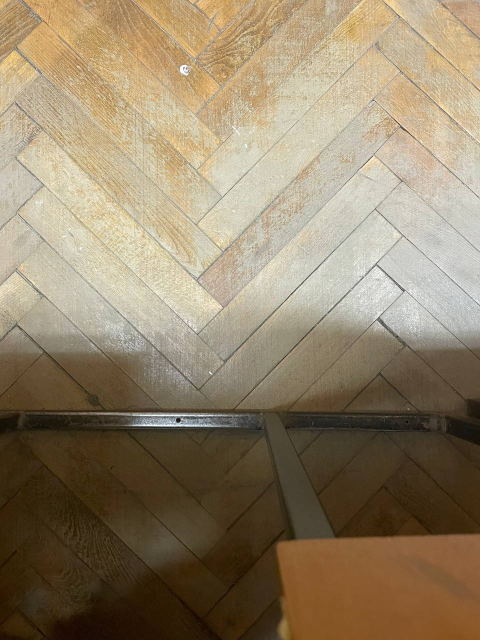
#> input picture photos/map.png, 960 x 1280 px, found by its file name (shown at 1/2 size)
$ python simulation.py
#> lines starting #> are read from the running program, lines starting #| are printed output that depends on the picture; after the words box and inside, x2 and y2 are one past the last pixel; in counts of white or black regions, pixels touching at a corner belong together
# visual_simulation.py
import cv2
import numpy as np
import math
import time
import config

class VisualLaserSimulation:
    def __init__(self, map_path, drone_image_path):
        self.map_img = cv2.imread(map_path)
        self.drone_img = cv2.imread(drone_image_path)

        if self.map_img is None:
            raise FileNotFoundError(f"Карта не найдена: {map_path}")
        if self.drone_img is None:
            raise FileNotFoundError(f"Фото дрона не найдено: {drone_image_path}")

        self.map_h, self.map_w = self.map_img.shape[:2]
        self.drone_h, self.drone_w = self.drone_img.shape[:2]

        self.drone_x = self.map_w // 2
        self.drone_y = self.map_h // 2
        self.altitude = 50.0
        self.yaw = 0.0

        self.targets = []
        self.trajectory = []
        self.dragging = False
        self.show_fov = True
        self.paused = False

    def create_window(self):
        self.window = "Laser Triangulation Demo"
        cv2.namedWindow(self.window, cv2.WINDOW_NORMAL)
        cv2.resizeWindow(self.window, 1200, 800)
        cv2.setMouseCallback(self.window, self._mouse)

        print("\n" + "="*60)
        print("  УПРАВЛЕНИЕ СИМУЛЯЦИЕЙ")
        print("="*60)
        print("  МЫШЬ:")
        print("    ЛКМ + тянуть  — перемещать дрон")
        print("    ПКМ          — поставить цель")
        print("    Колёсико     — изменить высоту")
        print("  КЛАВИШИ:")
        print("    W/A/S/D      — движение дрона")
        print("    Q/E          — поворот дрона")
        print("    F            — поле зрения вкл/выкл")
        print("    R            — авто-движение к цели")
        print("    C            — очистить всё")
        print("    ESC          — выход")
        print("="*60 + "\n")

    def _mouse(self, event, x, y, flags, param):
        if y >= self.map_h:
            return

        if event == cv2.EVENT_LBUTTONDOWN:
            dist = math.hypot(x - self.drone_x, y - self.drone_y)
            if dist < 30:
                self.dragging = True

        elif event == cv2.EVENT_MOUSEMOVE and self.dragging:
            self.drone_x = np.clip(x, 0, self.map_w)
            self.drone_y = np.clip(y, 0, self.map_h)

        elif event == cv2.EVENT_LBUTTONUP:
            self.dragging = False

        elif event == cv2.EVENT_RBUTTONDOWN:
            self._add_target(x, y)

        elif event == cv2.EVENT_MOUSEWHEEL:
            self.altitude = np.clip(self.altitude + flags * 5, 10, 200)

    def _add_target(self, x, y):
        color = (
            np.random.randint(150, 255),
            np.random.randint(50, 200),
            np.random.randint(50, 200)
        )
        self.targets.append({
            'x': x, 'y': y, 'color': color,
            'id': len(self.targets),
            'est_x': None, 'est_y': None,
            'error': None, 'visible': False
        })
        print(f"🎯 Цель #{len(self.targets)-1}: ({x:.0f}, {y:.0f})")

    def _measure(self, tx, ty):
        """Симуляция измерения лазерного дальномера"""
        dx = tx - self.drone_x
        dy = ty - self.drone_y
        ground_dist = math.hypot(dx, dy)

        # Угол относительно курса дрона
        angle = math.degrees(math.atan2(dx, dy)) - self.yaw
        angle = ((angle + 180) % 360) - 180

        # Вне поля зрения?
        if abs(angle) > config.DRONE_FOV_HORIZONTAL / 2:
            return None

        # Наклонная дальность с шумом
        slant = math.hypot(ground_dist, self.altitude)
        slant += np.random.normal(0, slant * 0.02)

        # Пиксельные координаты на матрице камеры
        px = (angle / (config.DRONE_FOV_HORIZONTAL / 2)) * (self.drone_w / 2)

        v_angle = math.degrees(math.atan2(self.altitude, ground_dist))
        py = (1 - v_angle / (config.DRONE_FOV_VERTICAL / 2)) * (self.drone_h / 2)

        return slant, px, py

    def _triangulate(self, slant, px, py):
        """Триангуляция: вычисление позиции цели"""
        angle_h = math.radians((px / (self.drone_w / 2)) * (config.DRONE_FOV_HORIZONTAL / 2))
        total_angle = angle_h + math.radians(self.yaw)

        horiz = math.sqrt(max(0, slant**2 - self.altitude**2))

        est_x = self.drone_x + horiz * math.sin(total_angle)
        est_y = self.drone_y + horiz * math.cos(total_angle)

        return est_x, est_y

    def _process_targets(self):
        """Обработка всех целей"""
        for t in self.targets:
            result = self._measure(t['x'], t['y'])

            if result is None:
                t['visible'] = False
                continue

            slant, px, py = result
            t['est_x'], t['est_y'] = self._triangulate(slant, px, py)
            t['error'] = math.hypot(t['est_x'] - t['x'], t['est_y'] - t['y'])
            t['visible'] = True
            t['slant'] = slant
            t['px'], t['py'] = px, py

    def _draw_fov(self, img):
        """Отрисовка поля зрения"""
        fov_half = math.radians(config.DRONE_FOV_HORIZONTAL / 2)
        length = self.altitude * 3

        a1 = math.radians(self.yaw) - fov_half
        a2 = math.radians(self.yaw) + fov_half

        pts = np.array([
            [int(self.drone_x), int(self.drone_y)],
            [int(self.drone_x + length * math.sin(a1)),
             int(self.drone_y + length * math.cos(a1))],
            [int(self.drone_x + length * math.sin(a2)),
             int(self.drone_y + length * math.cos(a2))]
        ], np.int32)

        overlay = img.copy()
        cv2.fillPoly(overlay, [pts], (255, 200, 100))
        cv2.addWeighted(overlay, 0.15, img, 0.85, 0, img)
        cv2.polylines(img, [pts], True, (255, 180, 50), 2)

    def _draw_targets(self, img):
        """Отрисовка целей и измерений"""
        for t in self.targets:
            # Цель
            cv2.circle(img, (int(t['x']), int(t['y'])), 10, t['color'], -1)
            cv2.circle(img, (int(t['x']), int(t['y'])), 12, (255, 255, 255), 2)

            # Подпись
            label = f"T{t['id']}"
            cv2.putText(img, label, (int(t['x']) + 15, int(t['y']) - 10),
                       cv2.FONT_HERSHEY_SIMPLEX, 0.5, t['color'], 2)

            # Не видна — серая
            if not t['visible']:
                cv2.circle(img, (int(t['x']), int(t['y'])), 12, (100, 100, 100), 2)
                cv2.putText(img, "(no LOS)", (int(t['x']) + 15, int(t['y']) + 5),
                           cv2.FONT_HERSHEY_SIMPLEX, 0.4, (150, 150, 150), 1)
                continue

            # Оценка позиции (жёлтый ромб)
            est_x, est_y = int(t['est_x']), int(t['est_y'])
            size = 8
            pts = np.array([
                [est_x, est_y - size],
                [est_x + size, est_y],
                [est_x, est_y + size],
                [est_x - size, est_y]
            ], np.int32)
            cv2.fillPoly(img, [pts], (0, 255, 255))
            cv2.polylines(img, [pts], True, (255, 255, 255), 1)

            # Линия от дрона (лазерный луч)
            cv2.line(img, (int(self.drone_x), int(self.drone_y)),
                    (int(t['x']), int(t['y'])), (0, 255, 100), 1)

            # Линия ошибки
            cv2.line(img, (int(t['x']), int(t['y'])),
                    (est_x, est_y), (0, 0, 255), 2)

            # Величина ошибки
            mid_x = (t['x'] + est_x) / 2
            mid_y = (t['y'] + est_y) / 2
            cv2.putText(img, f"{t['error']:.1f}m",
                       (int(mid_x) + 5, int(mid_y)),
                       cv2.FONT_HERSHEY_SIMPLEX, 0.4, (0, 0, 255), 1)

    def _draw_drone(self, img):
        """Отрисовка дрона"""
        # Тень
        cv2.circle(img, (int(self.drone_x), int(self.drone_y)), 18, (0, 0, 0), -1)
        cv2.circle(img, (int(self.drone_x), int(self.drone_y)), 16, (255, 120, 0), -1)
        cv2.circle(img, (int(self.drone_x), int(self.drone_y)), 16, (255, 255, 255), 2)

        # Направление
        a = math.radians(self.yaw)
        ex = int(self.drone_x + 25 * math.sin(a))
        ey = int(self.drone_y + 25 * math.cos(a))
        cv2.arrowedLine(img, (int(self.drone_x), int(self.drone_y)),
                       (ex, ey), (0, 0, 255), 3, tipLength=0.4)

    def _draw_info_panel(self, img):
        """Информационная панель"""
        h = 120
        panel = np.zeros((h, self.map_w, 3), dtype=np.uint8)

        # Заголовок
        cv2.putText(panel, "LASER TRIANGULATION", (20, 30),
                   cv2.FONT_HERSHEY_SIMPLEX, 0.7, (0, 255, 200), 2)

        # Данные дрона
        info = f"POS: ({self.drone_x:.0f}, {self.drone_y:.0f})  |  ALT: {self.altitude:.0f}m  |  HDG: {self.yaw:.0f}°"
        cv2.putText(panel, info, (20, 55), cv2.FONT_HERSHEY_SIMPLEX, 0.5, (200, 200, 200), 1)

        # Статистика
        visible = sum(1 for t in self.targets if t['visible'])
        total = len(self.targets)
        cv2.putText(panel, f"TARGETS: {visible}/{total} visible", (20, 80),
                   cv2.FONT_HERSHEY_SIMPLEX, 0.5, (200, 200, 200), 1)

        if total > 0:
            errors = [t['error'] for t in self.targets if t['visible']]
            if errors:
                avg = np.mean(errors)
                cv2.putText(panel, f"AVG ERROR: {avg:.1f}m", (300, 80),
                           cv2.FONT_HERSHEY_SIMPLEX, 0.5, (0, 200, 255), 1)

        # Индикатор масштаба
        cv2.putText(panel, f"SCALE: 1px ≈ {self.altitude/20:.1f}m", (20, 105),
                   cv2.FONT_HERSHEY_SIMPLEX, 0.4, (150, 150, 150), 1)

        # Легенда
        legend_x = self.map_w - 300
        cv2.circle(panel, (legend_x, 25), 5, (0, 255, 0), -1)
        cv2.putText(panel, "Target", (legend_x + 15, 30),
                   cv2.FONT_HERSHEY_SIMPLEX, 0.4, (200, 200, 200), 1)

        cv2.drawMarker(panel, (legend_x, 55), (0, 255, 255), cv2.MARKER_DIAMOND, 10, 1)
        cv2.putText(panel, "Estimated", (legend_x + 15, 60),
                   cv2.FONT_HERSHEY_SIMPLEX, 0.4, (200, 200, 200), 1)

        cv2.line(panel, (legend_x - 5, 85), (legend_x + 15, 85), (0, 0, 255), 2)
        cv2.putText(panel, "Error", (legend_x + 25, 90),
                   cv2.FONT_HERSHEY_SIMPLEX, 0.4, (200, 200, 200), 1)

        return np.vstack([img, panel])

    def run(self):
        self.create_window()

        # Пресеты целей
        self._add_target(int(self.map_w * 0.7), int(self.map_h * 0.3))
        self._add_target(int(self.map_w * 0.25), int(self.map_h * 0.7))
        self._add_target(int(self.map_w * 0.6), int(self.map_h * 0.8))

        clock = cv2.getTickFrequency()
        last = cv2.getTickCount()
        auto = False

        print("🚁 СИМУЛЯЦИЯ ЗАПУЩЕНА\n")

        while True:
            dt = (cv2.getTickCount() - last) / clock
            last = cv2.getTickCount()

            # Обработка целей
            self._process_targets()

            # Авто-движение к ближайшей видимой цели
            if auto:
                visible = [t for t in self.targets if t['visible']]
                if visible:
                    target = min(visible, key=lambda t: math.hypot(
                        t['x'] - self.drone_x, t['y'] - self.drone_y))
                    dx = target['x'] - self.drone_x
                    dy = target['y'] - self.drone_y
                    dist = math.hypot(dx, dy)

                    if dist > 10:
                        step = min(dist, 100 * dt)
                        self.drone_x += (dx / dist) * step
                        self.drone_y += (dy / dist) * step
                        self.trajectory.append((self.drone_x, self.drone_y))
                    else:
                        print(f"✅ Достигнута цель #{target['id']}")
                        self.targets.remove(target)

            # Отрисовка
            display = self.map_img.copy()
            self._draw_fov(display)

            # Траектория
            for i in range(1, len(self.trajectory)):
                cv2.line(display,
                        (int(self.trajectory[i-1][0]), int(self.trajectory[i-1][1])),
                        (int(self.trajectory[i][0]), int(self.trajectory[i][1])),
                        (255, 180, 100), 2)

            self._draw_targets(display)
            self._draw_drone(display)
            display = self._draw_info_panel(display)

            # FPS
            fps = 1.0 / max(dt, 0.001)
            cv2.putText(display, f"FPS: {fps:.0f}", (self.map_w - 100, 20),
                       cv2.FONT_HERSHEY_SIMPLEX, 0.4, (150, 150, 150), 1)

            cv2.imshow(self.window, display)

            # Клавиши
            key = cv2.waitKey(1) & 0xFF

            if key == 27:  # ESC
                break
            elif key == ord('f'):
                self.show_fov = not self.show_fov
            elif key == ord('r'):
                auto = not auto
                print(f"⏩ Авто-движение: {'ON' if auto else 'OFF'}")
            elif key == ord('c'):
                self.targets.clear()
                self.trajectory.clear()
                print("🗑️  Очищено")
            elif key == ord('w'):
                self.drone_y -= 5
            elif key == ord('s'):
                self.drone_y += 5
            elif key == ord('a'):
                self.drone_x -= 5
            elif key == ord('d'):
                self.drone_x += 5
            elif key == ord('q'):
                self.yaw = (self.yaw - 3) % 360
            elif key == ord('e'):
                self.yaw = (self.yaw + 3) % 360

        cv2.destroyAllWindows()
        print("\n👋 Симуляция завершена")


def main():
    sim = VisualLaserSimulation("./photos/map.png", "./photos/dron.png")
#> in __init__, self.map_img is the input picture: shape (1280, 960, 3); mean B, G, R 104.8, 130.8, 146.8
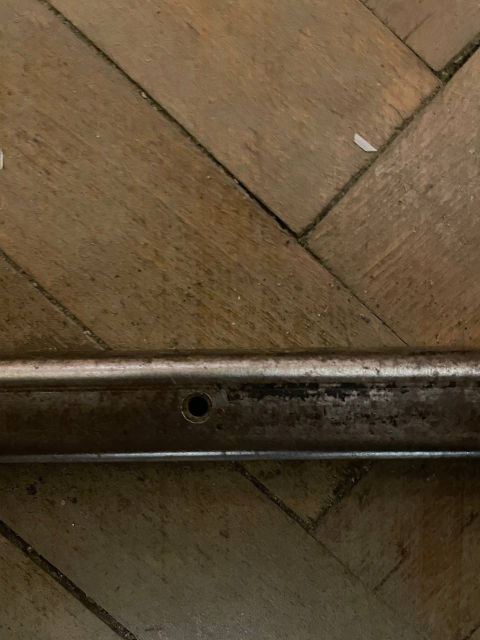
#> input picture photos/dron.png, 960 x 1280 px, found by its file name (shown at 1/2 size)
#> in __init__, self.drone_img is the input picture: shape (1280, 960, 3); mean B, G, R 51.9, 74.9, 91.8
    sim.run()
#> in _draw_fov, `cv2.fillPoly(overlay, [pts], (255, 200, 100))`:
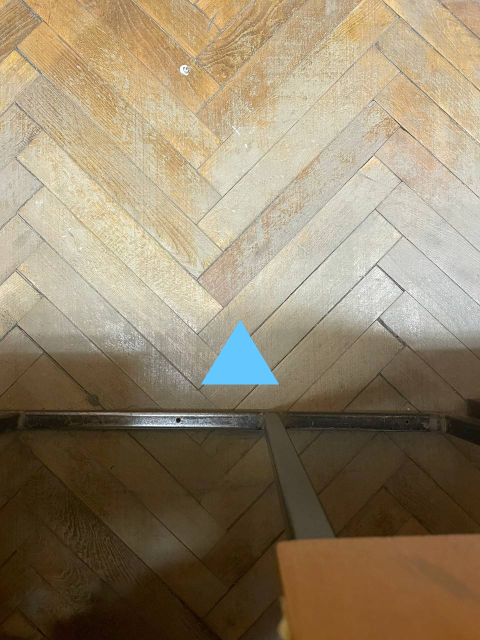
#> overlay: shape (1280, 960, 3) (shown at 1/2 size); 0.82% of pixels changed, all inside (x1, y1, x2, y2) = (402, 640, 558, 769)
#> in _draw_fov, `cv2.polylines(img, [pts], True, (255, 180, 50), 2)`:
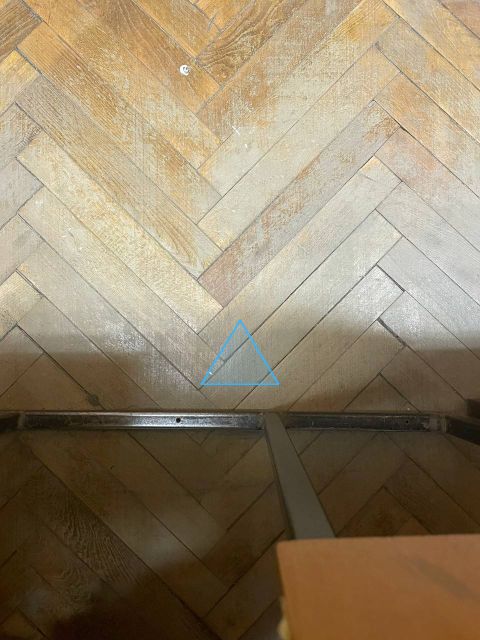
#> img: shape (1280, 960, 3) (shown at 1/2 size); mean B, G, R 105.1, 130.9, 146.6
#> after the loop in _draw_targets, `for t in self.targets:`:
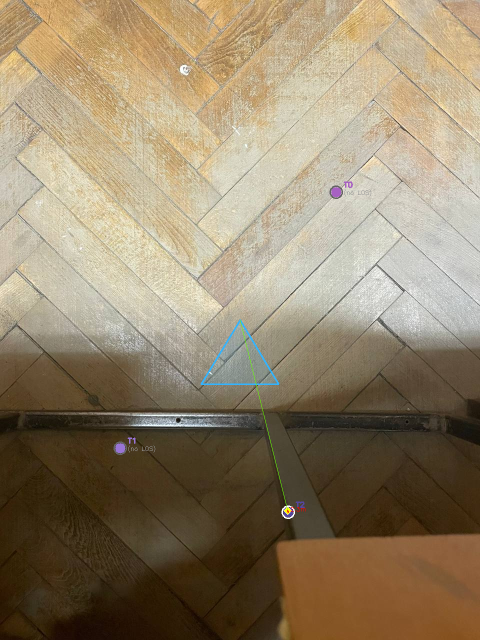
#> img: shape (1280, 960, 3) (shown at 1/2 size); 0.22% of pixels changed, all inside (x1, y1, x2, y2) = (227, 363, 743, 1038)
#> in _draw_drone, `cv2.circle(img, (int(self.drone_x), int(self.drone_y)), 16, (255, 120,..`:
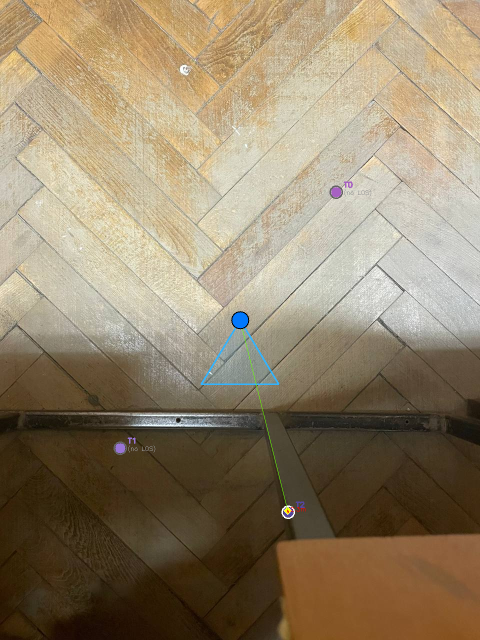
#> img: shape (1280, 960, 3) (shown at 1/2 size); mean B, G, R 105.3, 130.9, 146.6
#> in _draw_drone, `cv2.circle(img, (int(self.drone_x), int(self.drone_y)), 16, (255, 255,..`: img: shape (1280, 960, 3); 0.03% of pixels changed, all inside (x1, y1, x2, y2) = (463, 623, 498, 658)
#> in _draw_drone, `cv2.arrowedLine(img, (int(self.drone_x), int(self.drone_y)), (ex, ey),..`: img: shape (1280, 960, 3); mean B, G, R 105.3, 130.9, 146.7
#> in _draw_info_panel, `cv2.circle(panel, (legend_x, 25), 5, (0, 255, 0), -1)`: panel: shape (120, 960, 3); mean of channels 0, 1, 2 2.1, 6.9, 6
#> in _draw_info_panel, `cv2.drawMarker(panel, (legend_x, 55), (0, 255, 255), cv2.MARKER_DIAMON..`: panel: shape (120, 960, 3); mean of channels 0, 1, 2 2.2, 7.2, 6.2
#> in _draw_info_panel, `cv2.line(panel, (legend_x - 5, 85), (legend_x + 15, 85), (0, 0, 255), 2)`: panel: shape (120, 960, 3); mean of channels 0, 1, 2 2.5, 7.4, 6.7
#> in _draw_info_panel, `cv2.putText(panel, "Error", (legend_x + 25, 90), cv2.FONT_HERSHEY_SIMP..`:
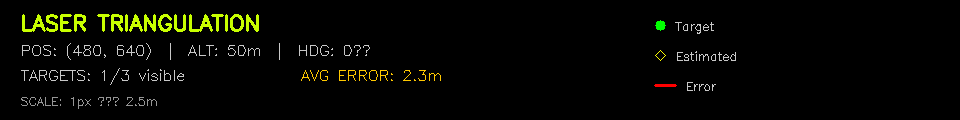
#> panel: shape (120, 960, 3); mean of channels 0, 1, 2 2.6, 7.6, 6.8; drawn as B, G, R
#> in _draw_info_panel, `return np.vstack([img, panel])`:
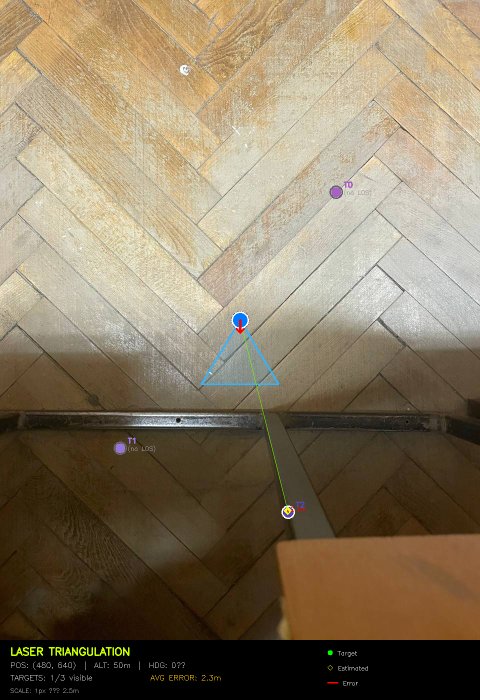
#> returned value: shape (1400, 960, 3) (shown at 1/2 size); mean of channels 0, 1, 2 96.5, 120.4, 134.7; drawn as B, G, R
#> in run, `cv2.putText(display, f"FPS: {fps:.0f}", (self.map_w - 100, 20), cv2.FO..`: display: shape (1400, 960, 3); 0.01% of pixels changed, all inside (x1, y1, x2, y2) = (862, 12, 926, 21)
#> (key q is pressed here)


if __name__ == "__main__":
    main()
